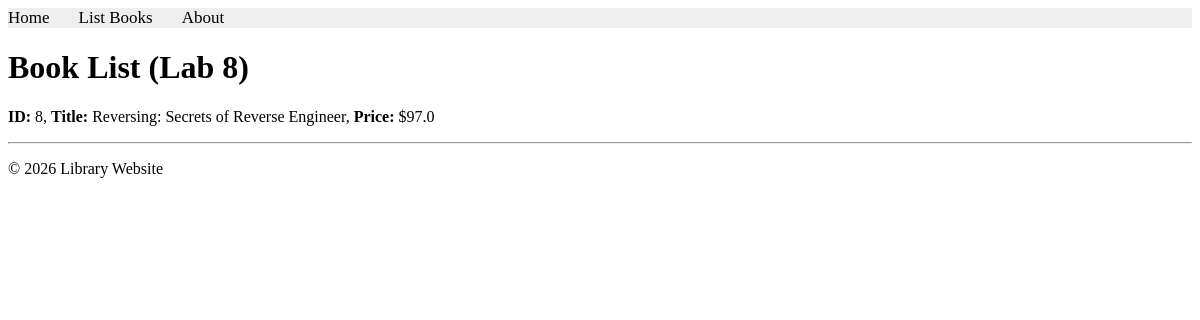
/bookmodule/lab8/task3/, run on the app's committed database.
### apps/bookmodule/models.py (models this page shows, shortened)
class Book(models.Model):
    title = models.CharField(max_length=50)
    author = models.CharField(max_length=50)
    price = models.FloatField(default=0.0)
    edition = models.SmallIntegerField(default=1)

### apps/bookmodule/views.py (the view)
# urls.py: path('lab8/task3/', views.lab8_task3, name="books.lab8_task3"),
def lab8_task3(request):
    mybooks = Book.objects.filter(
        ~Q(edition__gt=3) &
        ~Q(title__icontains='co') &
        ~Q(author__icontains='co')
    )
    return render(request, 'bookmodule/lab8_bookList.html', {'books': mybooks})

### apps/templates/bookmodule/lab8_bookList.html (shortened to what this page needs)
{% extends "layouts/base.html" %}
{% load static %}
{% block content %}
<div class="container">
    <h1>Book List (Lab 8)</h1>
    {% for book in books %}
        <p><strong>ID:</strong> {{ book.id }}, <strong>Title:</strong> {{ book.title }}, <strong>Price:</strong> ${{ book.price }}</p>
        <hr>
    {% empty %}
        <p>No books found.</p>
    {% endfor %}
</div>
{% endblock content %}

### data on the page
Book: id "8", title "Reversing: Secrets of Reverse Engineer", price "97.0"
